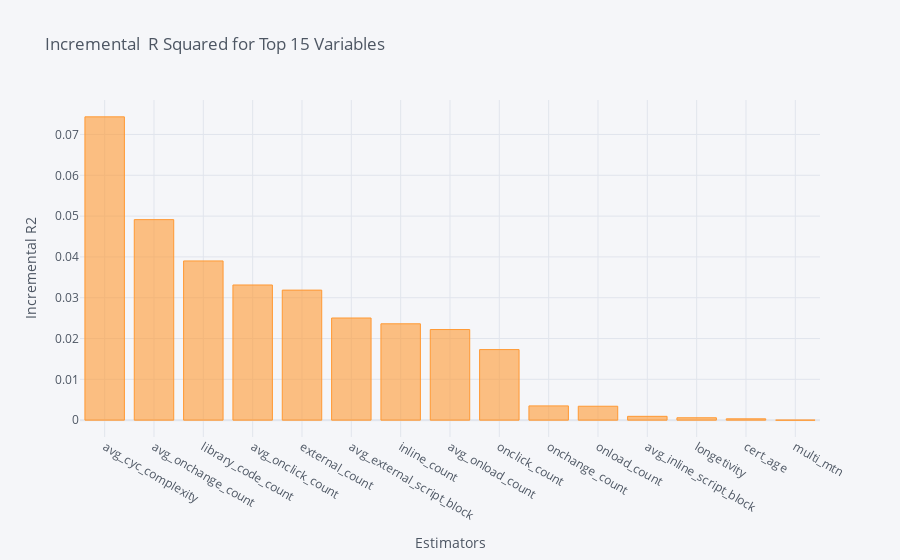
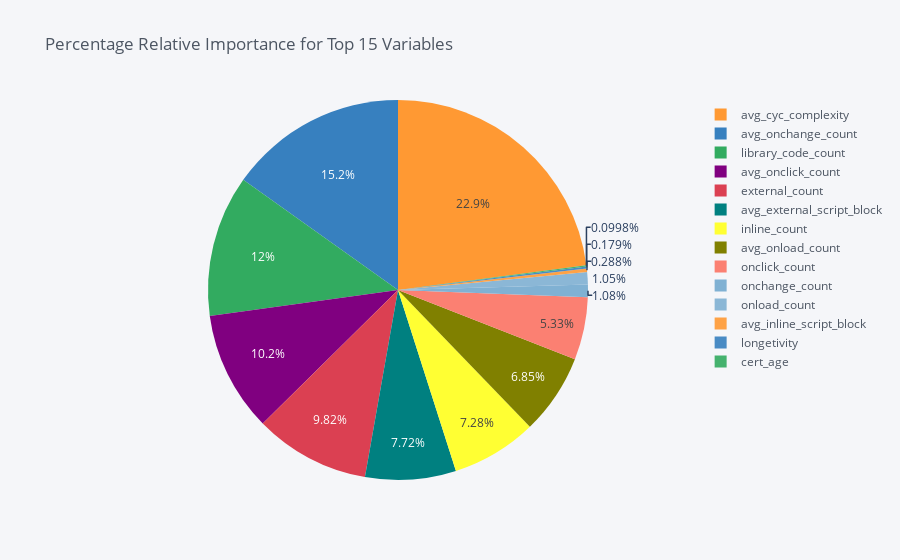

Source (notebook cell) for these figures, in order:
### Code cell
dominance_regression.plot_incremental_rsquare()

### Figure 1 — Plotly figure (JSON) as saved in the notebook; plotly's stock layout.template omitted (floating-point values rounded to 4 significant figures)
{"data": [{"marker": {"color": "rgba(255, 153, 51, 0.6)", "line": {"color": "rgba(255, 153, 51, 1.0)", "width": 1}}, "name": "incremental_r2", "orientation": "v", "text": "", "type": "bar", "x": ["avg_cyc_complexity", "avg_onchange_count", "library_code_count", "avg_onclick_count", "external_count", "avg_external_script_block", "inline_count", "avg_onload_count", "onclick_count", "onchange_count", "onload_count", "avg_inline_script_block", "longetivity", "cert_age", "multi_mtn"], "y": [0.07432, 0.04914, 0.03901, 0.03312, 0.03186, 0.02503, 0.02361, 0.0222, 0.01729, 0.003491, 0.003409, 0.0009331, 0.0005813, 0.0003236, -2.424e-18]}], "layout": {"legend": {"bgcolor": "#F5F6F9", "font": {"color": "#4D5663"}}, "paper_bgcolor": "#F5F6F9", "plot_bgcolor": "#F5F6F9", "title": {"font": {"color": "#4D5663"}, "text": "Incremental  R Squared for Top 15 Variables "}, "xaxis": {"gridcolor": "#E1E5ED", "showgrid": true, "tickfont": {"color": "#4D5663"}, "title": {"font": {"color": "#4D5663"}, "text": "Estimators"}, "zerolinecolor": "#E1E5ED"}, "yaxis": {"gridcolor": "#E1E5ED", "showgrid": true, "tickfont": {"color": "#4D5663"}, "title": {"font": {"color": "#4D5663"}, "text": "Incremental R2"}, "zerolinecolor": "#E1E5ED"}}}

### Figure 2 — Plotly figure (JSON) as saved in the notebook; plotly's stock layout.template omitted (floating-point values rounded to 4 significant figures)
{"data": [{"labels": ["avg_cyc_complexity", "avg_onchange_count", "library_code_count", "avg_onclick_count", "external_count", "avg_external_script_block", "inline_count", "avg_onload_count", "onclick_count", "onchange_count", "onload_count", "avg_inline_script_block", "longetivity", "cert_age", "multi_mtn"], "marker": {"colors": ["rgba(255, 153, 51, 1.0)", "rgba(55, 128, 191, 1.0)", "rgba(50, 171, 96, 1.0)", "rgba(128, 0, 128, 1.0)", "rgba(219, 64, 82, 1.0)", "rgba(0, 128, 128, 1.0)", "rgba(255, 255, 51, 1.0)", "rgba(128, 128, 0, 1.0)", "rgba(251, 128, 114, 1.0)", "rgba(128, 177, 211, 1.0)", "rgba(128, 177, 211, 0.8999999999999999)", "rgba(255, 153, 51, 0.8999999999999999)", "rgba(55, 128, 191, 0.8999999999999999)", "rgba(50, 171, 96, 0.8999999999999999)", "rgba(128, 0, 128, 0.8999999999999999)"]}, "name": "", "type": "pie", "values": [22.92, 15.15, 12.03, 10.21, 9.824, 7.717, 7.28, 6.846, 5.331, 1.076, 1.051, 0.2877, 0.1792, 0.09976, -7.473e-16]}], "layout": {"legend": {"bgcolor": "#F5F6F9", "font": {"color": "#4D5663"}}, "paper_bgcolor": "#F5F6F9", "plot_bgcolor": "#F5F6F9", "title": {"font": {"color": "#4D5663"}, "text": "Percentage Relative Importance for Top 15 Variables "}}}
